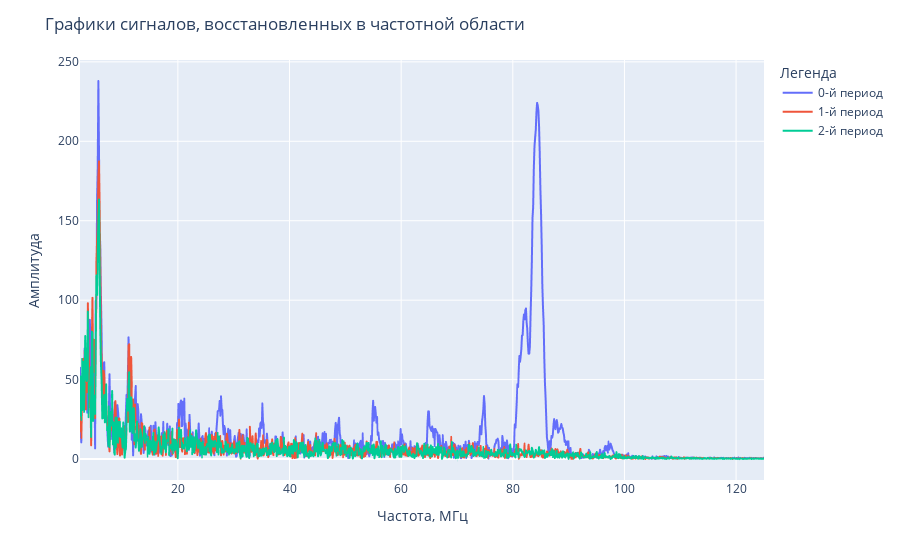

Write notebook code for a chart like this one.
### Markdown cell above
Интерактивный график сигнала, восстановленного в частотной области для некоторых периодов

### Code cell
periods_on_plot = [0, 1, 2]
offset=20

plot_df = pd.DataFrame(frequency_domain_restored_signal[periods_on_plot, 1:int(period)//2+1].T, columns=[f'{i}-й период' for i in periods_on_plot])
plot_df['Frequences'] = frequences_range * 1e-6

fig = px.line(plot_df.iloc[offset:], x="Frequences", y=plot_df.drop('Frequences', axis=1).columns)\
    .update_layout(title='Графики сигналов, восстановленных в частотной области',xaxis_title='Частота, МГц', yaxis_title='Амплитуда', legend_title='Легенда')

fig.show()

### Figure 1 — Plotly figure (JSON) as saved in the notebook; plotly's stock layout.template omitted (floating-point values rounded to 4 significant figures; data arrays with more than 128 entries replaced by an {"elided": "..."} marker saying what was removed)
{"data": [{"hovertemplate": "variable=0-й период<br>Frequences=%{x}<br>value=%{y}<extra></extra>", "legendgroup": "0-й период", "line": {"color": "#636efa", "dash": "solid"}, "marker": {"symbol": "circle"}, "mode": "lines", "name": "0-й период", "showlegend": true, "type": "scattergl", "x": {"elided": "1044 float values"}, "xaxis": "x", "y": {"elided": "1044 float values"}, "yaxis": "y"}, {"hovertemplate": "variable=1-й период<br>Frequences=%{x}<br>value=%{y}<extra></extra>", "legendgroup": "1-й период", "line": {"color": "#EF553B", "dash": "solid"}, "marker": {"symbol": "circle"}, "mode": "lines", "name": "1-й период", "showlegend": true, "type": "scattergl", "x": {"elided": "1044 float values"}, "xaxis": "x", "y": {"elided": "1044 float values"}, "yaxis": "y"}, {"hovertemplate": "variable=2-й период<br>Frequences=%{x}<br>value=%{y}<extra></extra>", "legendgroup": "2-й период", "line": {"color": "#00cc96", "dash": "solid"}, "marker": {"symbol": "circle"}, "mode": "lines", "name": "2-й период", "showlegend": true, "type": "scattergl", "x": {"elided": "1044 float values"}, "xaxis": "x", "y": {"elided": "1044 float values"}, "yaxis": "y"}], "layout": {"legend": {"title": {"text": "Легенда"}, "tracegroupgap": 0}, "margin": {"t": 60}, "title": {"text": "Графики сигналов, восстановленных в частотной области"}, "xaxis": {"anchor": "y", "domain": [0, 1], "title": {"text": "Частота, МГц"}}, "yaxis": {"anchor": "x", "domain": [0, 1], "title": {"text": "Амплитуда"}}}}
